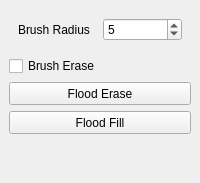
       <widget class="QWidget" name="tab_4" >
        <attribute name="title" >
         <string>Paint Brush</string>
        </attribute>
        <layout class="QVBoxLayout" name="verticalLayout_6" >
         <property name="spacing" >
          <number>6</number>
         </property>
         <property name="margin" >
          <number>9</number>
         </property>
         <item>
          <widget class="QFrame" name="frame" >
           <property name="frameShape" >
            <enum>QFrame::NoFrame</enum>
           </property>
           <property name="frameShadow" >
            <enum>QFrame::Raised</enum>
           </property>
           <property name="lineWidth" >
            <number>0</number>
           </property>
           <layout class="QHBoxLayout" name="horizontalLayout_4" >
            <item>
             <widget class="QLabel" name="label_9" >
              <property name="text" >
               <string>Brush Radius</string>
              </property>
              <property name="buddy" >
               <cstring>spinBox</cstring>
              </property>
             </widget>
            </item>
            <item>
             <widget class="QSpinBox" name="spinBox" >
              <property name="minimum" >
               <number>1</number>
              </property>
              <property name="value" >
               <number>5</number>
              </property>
             </widget>
            </item>
           </layout>
          </widget>
         </item>
         <item>
          <widget class="QCheckBox" name="checkBox_2" >
           <property name="layoutDirection" >
            <enum>Qt::LeftToRight</enum>
           </property>
           <property name="text" >
            <string>Brush Erase</string>
           </property>
          </widget>
         </item>
         <item>
          <widget class="QPushButton" name="pushButton_21" >
           <property name="minimumSize" >
            <size>
             <width>0</width>
             <height>23</height>
            </size>
           </property>
           <property name="text" >
            <string>Flood Erase</string>
           </property>
          </widget>
         </item>
         <item>
          <widget class="QPushButton" name="pushButton_22" >
           <property name="minimumSize" >
            <size>
             <width>0</width>
             <height>23</height>
            </size>
           </property>
           <property name="text" >
            <string>Flood Fill</string>
           </property>
          </widget>
         </item>
         <item>
          <spacer name="verticalSpacer_7" >
           <property name="orientation" >
            <enum>Qt::Vertical</enum>
           </property>
           <property name="sizeHint" stdset="0" >
            <size>
             <width>20</width>
             <height>40</height>
            </size>
           </property>
          </spacer>
         </item>
        </layout>
       </widget>
